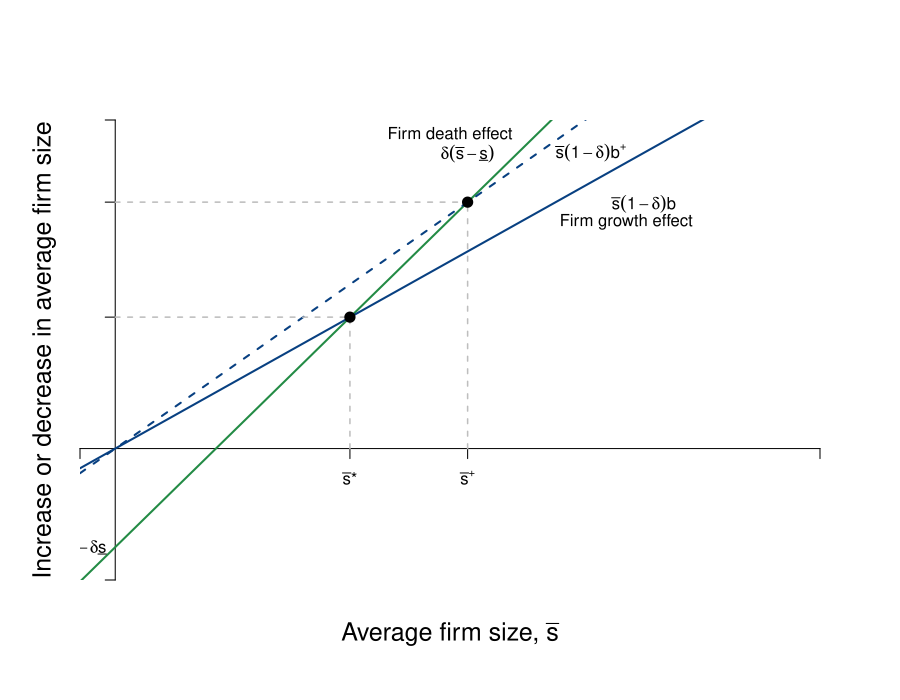

Reproduce this figure in R.
require(shape)
pdf(file = "competitionmarkets/number_size_firm.pdf", width = 9, height = 7)

#Set parameters for graphics
axislabelsize <- 1.5
graphlinewidth <- 2
segmentlinewidth <- 1.5

COL <- c("#7fc97f", "#beaed4", "#fdc086", "#ffff99", "#386cb0", "#f0027f", "#bf5b17", "#666666")
COLA <- c("#99d8c9","#66c2a4","#41ae76", "#238b45", "#005824")
COLB <- c("#4eb3d3", "#2b8cbe", "#0868ac","#084081")

par(mar =  c(6, 4, 6, 4))

A <- function(s2 = 2.1, x, pmin = -6) {
 (pmin + s2*x)
}

B <- function(s1 = 1.2, x) {
  (0 + s1*x)
}  

C <- function(s1 = 1.5, x) {
  (0 + s1*x)
}  


xlims <- c(-1, 20)
ylims <- c(-8, 20)

npts <- 501 
x <- seq(xlims[1], xlims[2], length.out = npts)
y <- seq(ylims[1], ylims[2], length.out = npts) 

plot(0, 0, xlim = xlims, ylim = ylims, type = "n",
     xlab = expression(paste("")),
     ylab = expression(paste("")), 
     xaxt = "n", 
     yaxt = "n", 
     cex.lab = axislabelsize, 
     bty = "n",
     xaxs="i", 
     yaxs="i")

 ticksy <- seq(from = -7, to = ylims[2], by = 2)
 ylabels <- seq(from = 0, to = ylims[2], by = 2)
 ticksx <- seq(from = 0, to = xlims[2], by = 2)
 xlabels <- seq(from = 0, to = xlims[2], by = 2)
 
 
ticksy <- c(-8, 8, 15, ylims[2])
ylabels <- c(NA, NA, NA, NA)
ticksx <- c(-1, 6.66, 10, xlims[2])
xlabels <- c(NA, expression(paste(bar(s),"*")),expression(paste(bar(s)^"+")),NA)
 
 

axis(1, at = ticksx, pos = 0, labels = xlabels)
axis(2, at = ticksy, pos = 0, labels = ylabels, las = 1)


npts <- 500 
xx1 <- seq(xlims[1], xlims[2], length.out = npts)

lines(xx1, A(xx1, s2 = 2.1, pmin = -6), col = COLA[4], lwd = graphlinewidth)
lines(xx1, B(xx1, s1 = 1.2), col = COLB[4], lwd = graphlinewidth)
lines(xx1, C(xx1, s1 = 1.5), col = COLB[4], lwd = graphlinewidth, lty=2)

mtext(expression(paste("Average firm size, ", bar(s))), side=1, line = 2.5, cex = axislabelsize)
text(-2, 0.5*ylims[2], expression(paste("")), xpd = TRUE, cex = axislabelsize, srt = 90)
mtext(expression(paste("Increase or decrease in average firm size")), side=2, line = 1, cex = axislabelsize)



segments(0, 8, 6.66, lty = 2, col = "gray" , lwd = segmentlinewidth)
segments(6.66, 0, 6.66, 8, lty = 2, col = "gray" , lwd = segmentlinewidth)
points(6.66, 8, pch = 16, col = "black", cex = 1.5)

segments(0, 15, 10, lty = 2, col = "gray" , lwd = segmentlinewidth)
segments(10, 0, 10, 15, lty = 2, col = "gray" , lwd = segmentlinewidth)

points(10, 15, pch = 16, col = "black", cex = 1.5)
text(-0.65, -6, expression(-delta*underline(s)) )

#Label the figures
text(10, A(x=11.4), expression(delta(bar(s) - underline(s))))
text(15, B(x=12.4), expression(bar(s)(1 - delta)*b))
text(13.5, C(x=12), expression(paste(bar(s)(1 - delta)*b^"+")))
text(9.5, A(x=12), expression(paste("Firm death effect")))
text(14.5, B(x=11.5), expression(paste("Firm growth effect")))

dev.off()
